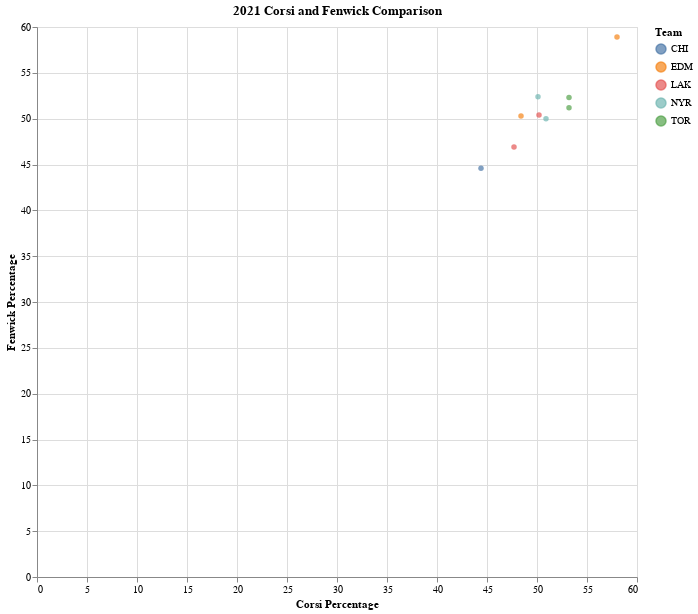

This figure's notebook cell:
### Code cell
#hide_input

hover = alt.selection_single(
    on='mouseover',  # select on mouseover
    nearest=True,    # select nearest point to mouse cursor
    empty='none'     # empty selection should match nothing
)

click = alt.selection_multi(
    empty='none' # empty selection matches no points
)

# scatter plot encodings shared by all marks
plot = alt.Chart(AdvancedChartDF).mark_circle().encode(
    x=alt.X('CF%:Q', axis=alt.Axis(title='Corsi Percentage')),
    y=alt.Y('FF%:Q', axis=alt.Axis(title='Fenwick Percentage')),
    tooltip=['CF%:Q', 'FF%:Q'],
    color= alt.Color("Tm", legend = alt.Legend(title = "Team"))
).properties(
    title = "2021 Corsi and Fenwick Comparison"
) 
    
# shared base for new layers
base = plot.transform_filter(
    hover | click # filter to points in either selection
)

# layer scatter plot points, halo annotations, and title labels
alt.layer(
    plot.add_selection(hover).add_selection(click).add_selection(alt.selection_interval(bind='scales')),
    base.mark_point(size=100, stroke='firebrick', strokeWidth=1),
    base.mark_text(dx=4, dy=-8, align='right', stroke='white', strokeWidth=2).encode(text='Player:N'),
    base.mark_text(dx=4, dy=-8, align='right').encode(text='Player:N'),
    data=AdvancedChartDF
).properties(
    width=600,
    height=550
)

### Figure 1 — Vega-Lite specification as saved in the notebook (floating-point values rounded to 4 significant figures)
{"config": {"view": {"continuousWidth": 400, "continuousHeight": 300}}, "layer": [{"mark": "circle", "encoding": {"color": {"type": "nominal", "field": "Tm", "legend": {"title": "Team"}}, "tooltip": [{"type": "quantitative", "field": "CF%"}, {"type": "quantitative", "field": "FF%"}], "x": {"type": "quantitative", "axis": {"title": "Corsi Percentage"}, "field": "CF%"}, "y": {"type": "quantitative", "axis": {"title": "Fenwick Percentage"}, "field": "FF%"}}, "selection": {"selector010": {"type": "single", "on": "mouseover", "nearest": true, "empty": "none"}, "selector011": {"type": "multi", "empty": "none"}, "selector012": {"type": "interval", "bind": "scales"}}, "title": "2021 Corsi and Fenwick Comparison"}, {"mark": {"type": "point", "size": 100, "stroke": "firebrick", "strokeWidth": 1}, "encoding": {"color": {"type": "nominal", "field": "Tm", "legend": {"title": "Team"}}, "tooltip": [{"type": "quantitative", "field": "CF%"}, {"type": "quantitative", "field": "FF%"}], "x": {"type": "quantitative", "axis": {"title": "Corsi Percentage"}, "field": "CF%"}, "y": {"type": "quantitative", "axis": {"title": "Fenwick Percentage"}, "field": "FF%"}}, "title": "2021 Corsi and Fenwick Comparison", "transform": [{"filter": {"selection": {"or": ["selector010", "selector011"]}}}]}, {"mark": {"type": "text", "align": "right", "dx": 4, "dy": -8, "stroke": "white", "strokeWidth": 2}, "encoding": {"color": {"type": "nominal", "field": "Tm", "legend": {"title": "Team"}}, "text": {"type": "nominal", "field": "Player"}, "tooltip": [{"type": "quantitative", "field": "CF%"}, {"type": "quantitative", "field": "FF%"}], "x": {"type": "quantitative", "axis": {"title": "Corsi Percentage"}, "field": "CF%"}, "y": {"type": "quantitative", "axis": {"title": "Fenwick Percentage"}, "field": "FF%"}}, "title": "2021 Corsi and Fenwick Comparison", "transform": [{"filter": {"selection": {"or": ["selector010", "selector011"]}}}]}, {"mark": {"type": "text", "align": "right", "dx": 4, "dy": -8}, "encoding": {"color": {"type": "nominal", "field": "Tm", "legend": {"title": "Team"}}, "text": {"type": "nominal", "field": "Player"}, "tooltip": [{"type": "quantitative", "field": "CF%"}, {"type": "quantitative", "field": "FF%"}], "x": {"type": "quantitative", "axis": {"title": "Corsi Percentage"}, "field": "CF%"}, "y": {"type": "quantitative", "axis": {"title": "Fenwick Percentage"}, "field": "FF%"}}, "title": "2021 Corsi and Fenwick Comparison", "transform": [{"filter": {"selection": {"or": ["selector010", "selector011"]}}}]}], "data": {"name": "data-1a3bb29143edb307e0ff33c745e85090"}, "height": 550, "width": 600, "$schema": "https://vega.github.io/schema/vega-lite/v4.8.1.json", "datasets": {"data-1a3bb29143edb307e0ff33c745e85090": [{"Rk": 160, "Player": "Drew Doughty", "Age": 31, "Tm": "LAK", "Pos": "D", "GP": 12, "CF": 180, "CA": 197, "CF%": 47.7, "CF% rel": 2.7, "FF": 137, "FA": 155, "FF%": 46.9, "FF% rel": 1.0, "oiSH%": 8.3, "oiSV%": 88.0, "PDO": 96.3, "oZS%": 52.3, "dZS%": 47.7, "TOI/60": "26:55", "TOI(EV)": "19:56", "TK": 2, "GV": 10, "E+/-": -2.2, "SAtt.": 49, "Thru%": 42.9}, {"Rk": 163, "Player": "Leon Draisaitl", "Age": 25, "Tm": "EDM", "Pos": "C", "GP": 15, "CF": 224, "CA": 239, "CF%": 48.4, "CF% rel": 0.4, "FF": 172, "FA": 170, "FF%": 50.3, "FF% rel": 1.4, "oiSH%": 15.1, "oiSV%": 94.4, "PDO": 109.5, "oZS%": 48.3, "dZS%": 51.7, "TOI/60": "22:10", "TOI(EV)": "15:57", "TK": 10, "GV": 14, "E+/-": -1.8, "SAtt.": 73, "Thru%": 58.9}, {"Rk": 343, "Player": "Patrick Kane", "Age": 32, "Tm": "CHI", "Pos": "RW", "GP": 14, "CF": 191, "CA": 239, "CF%": 44.4, "CF% rel": -4.1, "FF": 146, "FA": 181, "FF%": 44.6, "FF% rel": -4.2, "oiSH%": 11.7, "oiSV%": 90.2, "PDO": 101.9, "oZS%": 57.0, "dZS%": 43.0, "TOI/60": "21:58", "TOI(EV)": "17:44", "TK": 9, "GV": 6, "E+/-": 1.0, "SAtt.": 89, "Thru%": 58.4}, {"Rk": 368, "Player": "Anze Kopitar", "Age": 33, "Tm": "LAK", "Pos": "C", "GP": 12, "CF": 165, "CA": 164, "CF%": 50.2, "CF% rel": 6.0, "FF": 127, "FA": 125, "FF%": 50.4, "FF% rel": 6.1, "oiSH%": 11.6, "oiSV%": 88.3, "PDO": 99.9, "oZS%": 50.5, "dZS%": 49.5, "TOI/60": "22:05", "TOI(EV)": "15:47", "TK": 2, "GV": 10, "E+/-": -1.9, "SAtt.": 60, "Thru%": 46.7}, {"Rk": 449, "Player": "Auston Matthews", "Age": 23, "Tm": "TOR", "Pos": "C", "GP": 12, "CF": 199, "CA": 175, "CF%": 53.2, "CF% rel": 3.4, "FF": 148, "FA": 135, "FF%": 52.3, "FF% rel": 4.0, "oiSH%": 15.5, "oiSV%": 89.1, "PDO": 104.7, "oZS%": 55.6, "dZS%": 44.4, "TOI/60": "21:58", "TOI(EV)": "18:21", "TK": 12, "GV": 7, "E+/-": 4.4, "SAtt.": 85, "Thru%": 61.2}, {"Rk": 457, "Player": "Connor McDavid", "Age": 24, "Tm": "EDM", "Pos": "C", "GP": 15, "CF": 273, "CA": 198, "CF%": 58.0, "CF% rel": 15.1, "FF": 209, "FA": 146, "FF%": 58.9, "FF% rel": 14.6, "oiSH%": 10.8, "oiSV%": 86.7, "PDO": 97.5, "oZS%": 61.7, "dZS%": 38.3, "TOI/60": "22:28", "TOI(EV)": "16:47", "TK": 4, "GV": 13, "E+/-": 1.1, "SAtt.": 78, "Thru%": 69.2}, {"Rk": 525, "Player": "Artemi Panarin", "Age": 29, "Tm": "NYR", "Pos": "LW", "GP": 11, "CF": 149, "CA": 144, "CF%": 50.9, "CF% rel": 2.3, "FF": 114, "FA": 114, "FF%": 50.0, "FF% rel": -0.3, "oiSH%": 10.5, "oiSV%": 90.1, "PDO": 100.6, "oZS%": 57.6, "dZS%": 42.4, "TOI/60": "21:19", "TOI(EV)": "16:33", "TK": 6, "GV": 8, "E+/-": 1.9, "SAtt.": 63, "Thru%": 52.4}, {"Rk": 674, "Player": "John Tavares", "Age": 30, "Tm": "TOR", "Pos": "C", "GP": 13, "CF": 176, "CA": 155, "CF%": 53.2, "CF% rel": 3.2, "FF": 131, "FA": 125, "FF%": 51.2, "FF% rel": 2.3, "oiSH%": 10.8, "oiSV%": 93.4, "PDO": 104.2, "oZS%": 56.9, "dZS%": 43.1, "TOI/60": "17:58", "TOI(EV)": "15:19", "TK": 9, "GV": 14, "E+/-": 2.9, "SAtt.": 57, "Thru%": 63.2}, {"Rk": 696, "Player": "Jacob Trouba", "Age": 26, "Tm": "NYR", "Pos": "D", "GP": 11, "CF": 175, "CA": 174, "CF%": 50.1, "CF% rel": 1.3, "FF": 131, "FA": 119, "FF%": 52.4, "FF% rel": 3.4, "oiSH%": 7.7, "oiSV%": 93.0, "PDO": 100.7, "oZS%": 54.3, "dZS%": 45.7, "TOI/60": "22:31", "TOI(EV)": "17:26", "TK": 8, "GV": 7, "E+/-": 0.9, "SAtt.": 43, "Thru%": 44.2}]}}
